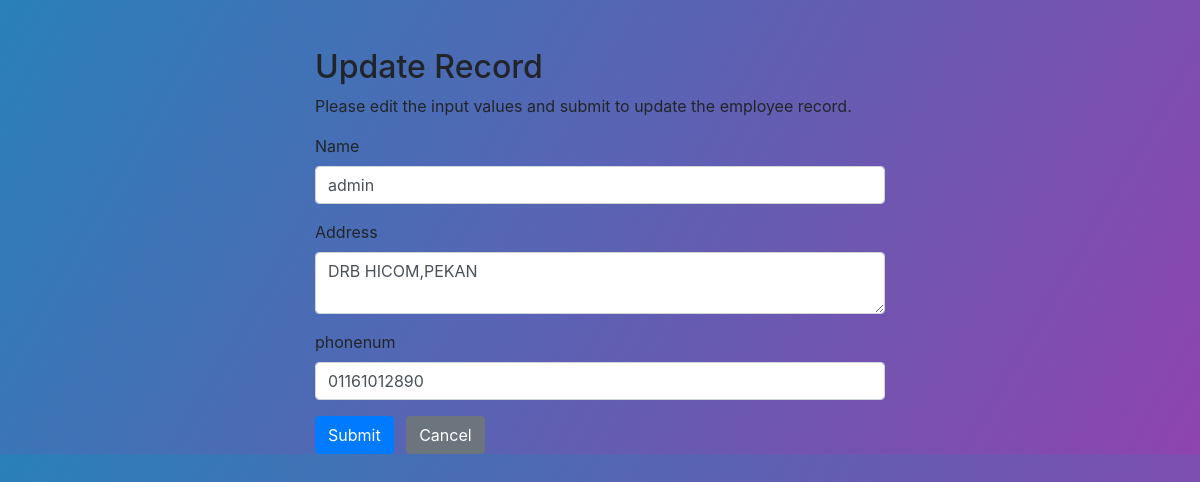
The app's page /MODULE1/update.php?userid=1 with its own data.
### tables this page shows
CREATE TABLE `user` (
  `userid` int(50) NOT NULL,
  `username` varchar(50) NOT NULL,
  `password` varchar(50) NOT NULL,
  `usertype` varchar(50) NOT NULL,
  `address` varchar(100) NOT NULL,
  `phonenum` varchar(50) NOT NULL
);

### MODULE1/update.php (the view, shortened to what this page needs)
<?php
require_once "config.php";
$username = $address = $phonenum = "";
$username_err = $address_err = $phonenum_err = "";
if(isset($_POST["userid"]) && !empty($_POST["userid"])){
    $userid = $_POST["userid"];
    $input_username = trim($_POST["username"]);
    if(empty($input_username)){
        $username_err = "Please enter a name.";
    } elseif(!filter_var($input_username, FILTER_VALIDATE_REGEXP, array("options"=>array("regexp"=>"/^[a-zA-Z\s]+$/")))){
        $username_err = "Please enter a valid name.";
    } else{
        $username = $input_username;
    }
    $input_address = trim($_POST["address"]);
    if(empty($input_address)){
        $address_err = "Please enter an address.";
    } else{
        $address = $input_address;
    }
    $input_phonenum = trim($_POST["phonenum"]);
    if(empty($input_phonenum)){
        $phonenum_err = "Please enter the phonenum amount.";
    } elseif(!ctype_digit($input_phonenum)){
        $phonenum_err = "Please enter a positive integer value.";
    } else{
        $phonenum = $input_phonenum;
    }
    if(empty($username_err) && empty($address_err) && empty($phonenum_err)){
        $sql = "UPDATE user SET username=?, address=?, phonenum=? WHERE userid=?";
        if($stmt = mysqli_prepare($conn, $sql)){
            mysqli_stmt_bind_param($stmt, "sssi", $param_username, $param_address, $param_phonenum, $param_userid);
            $param_username = $username;
            $param_address = $address;
            $param_phonenum = $phonenum;
            $param_userid = $userid;
            if(mysqli_stmt_execute($stmt)){
                header("location: userlist.php");
                exit();
            } else{
                echo "Oops! Something went wrong. Please try again later.";
            }
        }
        mysqli_stmt_close($stmt);
    }
    mysqli_close($conn);
} else{
    if(isset($_GET["userid"]) && !empty(trim($_GET["userid"]))){
        $sql = "SELECT * FROM user WHERE userid = ?";
        if($stmt = mysqli_prepare($conn, $sql)){
            mysqli_stmt_bind_param($stmt, "i", $param_userid);
            if(mysqli_stmt_execute($stmt)){
                $result = mysqli_stmt_get_result($stmt);
                if(mysqli_num_rows($result) == 1){
                    $row = mysqli_fetch_array($result, MYSQLI_ASSOC);
                    $username = $row["username"];
                    $address = $row["address"];
                    $phonenum = $row["phonenum"];
                } else{
                    header("location: error.php");
                    exit();
                }
            } else{
                echo "Oops! Something went wrong. Please try again later.";
            }
        }
    }  else{
        header("location: error.php");
        exit();
    }
}
?>
<!DOCTYPE html>
<html lang="en">
<head>
    <link rel="stylesheet" href="https://stackpath.bootstrapcdn.com/bootstrap/4.5.2/css/bootstrap.min.css">
</head>
<body style="background:linear-gradient(120deg, #2980b9, #8e44ad);">
    <div class="wrapper">
        <div class="container-fluid">
            <div class="row">
                <div class="col-md-12">
                    <h2 class="mt-5">Update Record</h2>
                    <p>Please edit the input values and submit to update the employee record.</p>
                    <form action="<?php echo htmlspecialchars(basename($_SERVER['REQUEST_URI'])); ?>" method="post">
                        <div class="form-group">
                            <label>Name</label>
                            <input type="text" name="username" class="form-control <?php echo (!empty($username_err)) ? 'is-invalid' : ''; ?>" value="<?php echo $username; ?>">
                        </div>
                        <div class="form-group">
                            <label>Address</label>
                            <textarea name="address" class="form-control <?php echo (!empty($address_err)) ? 'is-invalid' : ''; ?>"><?php echo $address; ?></textarea>
                        </div>
                        <div class="form-group">
                            <label>phonenum</label>
                            <input type="text" name="phonenum" class="form-control <?php echo (!empty($phonenum_err)) ? 'is-invalid' : ''; ?>" value="<?php echo $phonenum; ?>">
                        </div>
                        <input type="submit" class="btn btn-primary" value="Submit">
                        <a href="userlist.php" class="btn btn-secondary ml-2">Cancel</a>
                    </form>
                </div>
            </div>
        </div>
    </div>
</body>
</html>

### MODULE1/update.php (style rules this page uses)
.wrapper { width: 600px; margin: 0 auto; }

### records on screen
user: username "admin", address "DRB HICOM,PEKAN", phonenum "01161012890"
